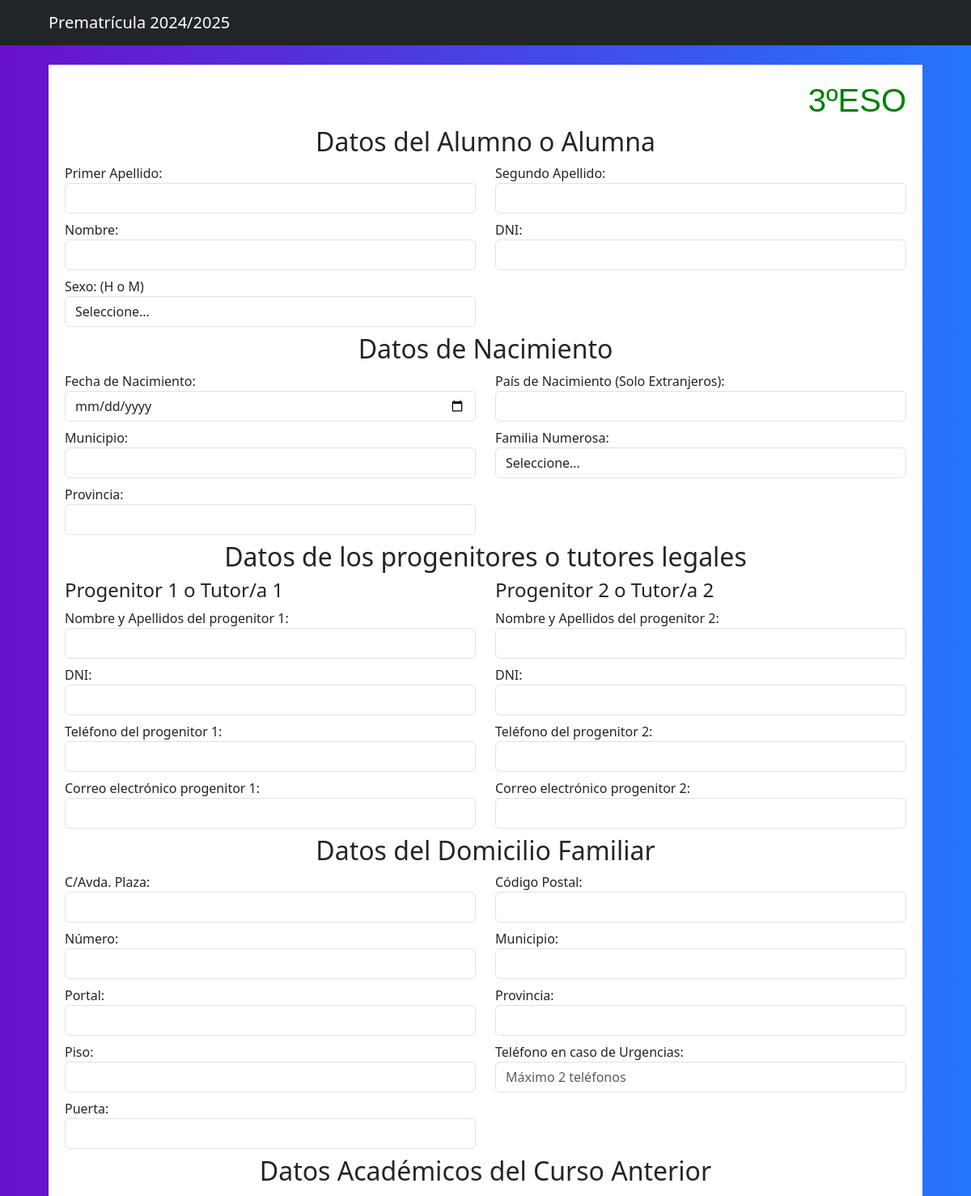
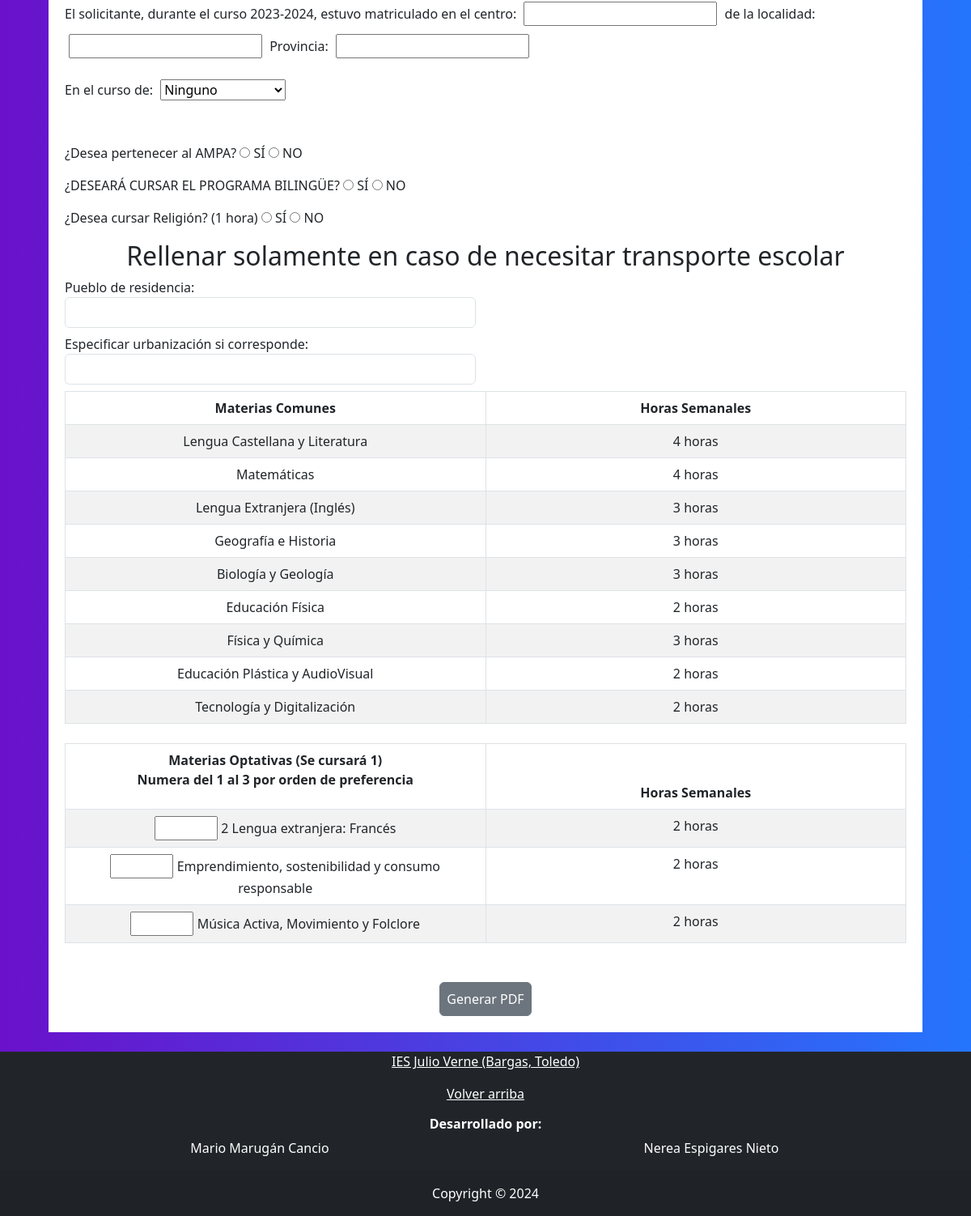
The page /prematricula/cursos/ESO/3ESO.php on the database its author committed (2 pictures, top to bottom).
### tables this page shows
CREATE TABLE Asignaturas(
	cod_asignatura INT PRIMARY KEY AUTO_INCREMENT,
    nombre VARCHAR(100) NOT NULL,
    horas INT NOT NULL,
    curso VARCHAR(30) NOT NULL,
    tipo VARCHAR(40)
);

### prematricula/cursos/ESO/3ESO.php (the view, shortened to what this page needs)
<!DOCTYPE html>
<html lang="en">
<head>
    <link rel="stylesheet" href="../../../css/bootstrap.min.css">
    <link rel="stylesheet" type="text/css" href="../../../css/app.css">
  <link rel="stylesheet" type="text/css" href="../../../css/prematriculas.css">
    <link href="https://cdn.jsdelivr.net/npm/bootstrap@5.3.0-alpha3/dist/css/bootstrap.min.css" rel="stylesheet">
    <?php
        require('../../../archivosComunes/conexion.php');
    ?>
</head>
<body>
<?php
include('navESO.php');
?>
    <div class="fondo">
        <div class="matricula mt-4">
            <h1 style="text-align: right; color: green; font-family: 'Franklin Gothic Medium', 'Arial Narrow', Arial, sans-serif;">3ºESO</h1>
            <form id="matriculas" action="../../generate_pdf.php" method="post">
                <?php
                    include('../formularioComun.php');
                ?>
                <div class="form-group mb-2">
                <p>¿DESEARÁ CURSAR EL PROGRAMA BILINGÜE?
                    <?php if($bilingue == "SI"){
                        echo '<input type="radio" id="bilingue_si" name="bilingue" value="SI" checked> SÍ ';
                        echo '<input type="radio" id="bilingue_no" name="bilingue" value="NO"> NO</p>';
                    }else if($bilingue == "NO"){
                        echo '<input type="radio" id="bilingue_si" name="bilingue" value="SI"> SÍ ';
                        echo '<input type="radio" id="bilingue_no" name="bilingue" value="NO" checked> NO</p>';
                    }else{
                        echo '<input type="radio" id="bilingue_si" name="bilingue" value="SI"> SÍ ';
                        echo '<input type="radio" id="bilingue_no" name="bilingue" value="NO"> NO</p>';
                    }
                    ?>
                                    </div>
                <div class="form-group mb-2">
                <p>¿Desea cursar Religión? (1 hora)
                <?php if($religion == "SI"){
                        echo '<input type="radio" id="religion_si" name="religion" value="SI" checked> SÍ ';
                        echo '<input type="radio" id="religion_no" name="religion" value="NO"> NO</p>';
                    }else if($religion == "NO"){
                            echo '<input type="radio" id="religion_si" name="religion" value="SI"> SÍ ';
                            echo '<input type="radio" id="religion_no" name="religion" value="NO" checked> NO</p>';
                    }else{
                        echo '<input type="radio" id="religion_si" name="religion" value="SI"> SÍ ';
                        echo '<input type="radio" id="religion_no" name="religion" value="NO"> NO</p>';
                    }
                    ?>
                </div>
                <h2 class="text-center">Rellenar solamente en caso de necesitar transporte escolar</h2>
<div class="row">
    <div class="col-md-6">
        <div class="form-group mb-2">
            <label for="pueblo_transporte">Pueblo de residencia:</label>
            <input class="form-control" type="text" id="pueblo_transporte" name="pueblo_transporte" value="<?php echo $pueblo_transporte; ?>">
        </div>
        <div class="form-group mb-2">
            <label for="urbanizacion_transporte">Especificar urbanización si corresponde:</label>
            <input class="form-control" type="text" id="urbanizacion_transporte" name="urbanizacion_transporte" value="<?php echo $urbanizacion_transporte; ?>">
        </div>
    </div>
</div>
                <div class="form-group mb-4">
                <table class="table table-bordered table-striped table-hover text-center">
                    <thead>
                        <tr>
                            <th scope="col">Materias Comunes</th>
                            <th scope="col">Horas Semanales</th>
                        </tr>
                    </thead>
                    <tbody>
                        <?php
                            $select = "SELECT cod_asignatura, nombre, horas, curso, tipo FROM Asignaturas WHERE curso LIKE '3ESO' AND tipo LIKE '%comunes'";
                            $resul = $db->query($select);
                            while ($asignatura = $resul->fetch(PDO::FETCH_ASSOC)) {
                                echo '<tr>';
                                    echo '<td id="asignaturas_comumnes'.$asignatura['cod_asignatura'].'">'.$asignatura['nombre'].'</td>';
                                    echo '<td id="horas_comumnes'.$asignatura['cod_asignatura'].'">'.$asignatura['horas'].' horas</td>';
                                echo "</tr>";
                            }
                        ?>
                    </tbody>
                </table>
                </div>
                <div class="form-group mb-5">
                <table class="table table-bordered table-striped table-hover text-center">
                    <thead>
                        <tr>
                            <th scope="col">Materias Optativas (Se cursará 1)
                                <p>Numera del 1 al 3 por orden de preferencia</p>
                            </th>
                            <th scope="col">Horas Semanales</th>
                        </tr>
                    </thead>
                    <tbody>
                    <?php
                            $select = "SELECT cod_asignatura, nombre, horas, curso, tipo FROM Asignaturas WHERE curso LIKE '3ESO' AND tipo LIKE '%optativas'";
                            $resul = $db->query($select);
                            $idClasesOptativas = 1;
                            while ($asignatura = $resul->fetch(PDO::FETCH_ASSOC)) {
                                if(count($asignaturasOptativas)>0){
                                $i=0;
                                while($i < count($asignaturasOptativas)){
                                    if($asignaturasOptativas[$i] == $asignatura['cod_asignatura']){
                                        echo '<tr>';
                                            echo '<td id="'.$idClasesOptativas++.'_optativas"> <input class="clasesOptativas" type="number" name="materias_optativas" min="1" max="3" value='.$asignaturasOptativasPreferencias[$i].'> '.$asignatura['nombre'].'</td>';
                                            echo '<td id="horas_optativas'.$asignatura['cod_asignatura'].'">'.$asignatura['horas'].' horas</td>';
                                        echo "</tr>";
                                    }
                                    $i = $i + 1;
                                }
                            }else{
                                        echo '<tr>';
                                            echo '<td id="'.$idClasesOptativas++.'_optativas"> <input class="clasesOptativas" type="number" name="materias_optativas" min="1" max="3"> '.$asignatura['nombre'].'</td>';
                                            echo '<td id="horas_optativas'.$asignatura['cod_asignatura'].'">'.$asignatura['horas'].' horas</td>';
                                        echo "</tr>";
                            }
                            }
                        ?>
                    </tbody>
                </table>
                </div>
                <div class="d-flex w-100 justify-content-center">
                <button type="button" onclick="validarDatos()" class="btn btn-secondary p-2">Generar PDF</button>
                </div>
            </form>
        </div>
    </div>
    <?php
    include('./../../footer.php');
    ?>
</body>
</html>

### css/app.css (style rules this page uses)
html { box-sizing: border-box; }
*, *:before, *:after { box-sizing: inherit; }
body { font-family: Verdana, Geneva, Tahoma, sans-serif; font-size: 1.6rem; line-height: 2; color: white; background: -webkit-linear-gradient(to right, rgba(106, 17, 203, 1), rgba(37, 117, 252, 1)); background: linear-gradient(to right, rgba(106, 17, 203, 1), rgba(37, 117, 252, 1)); }

### css/prematriculas.css (style rules this page uses)
.fondo { display: flex; justify-content: center; }
.matricula { width: 90%; background-color: white; padding: 20px; }
table, thead, th, tbody,tr, td { border-width: 1px; border: 1px solid black; border-collapse: collapse; width: 50%; }

### rows shown on the page
asignaturas: nombre "Lengua Castellana y Literatura", horas "4"
asignaturas: nombre "Matemáticas", horas "4"
asignaturas: nombre "Lengua Extranjera (Inglés)", horas "3"
asignaturas: nombre "Geografía e Historia", horas "3"
asignaturas: nombre "Biología y Geología", horas "3"
asignaturas: nombre "Educación Física", horas "2"
asignaturas: nombre "Física y Química", horas "3"
asignaturas: nombre "Educación Plástica y AudioVisual", horas "2"
asignaturas: nombre "Tecnología y Digitalización", horas "2"
asignaturas: nombre "2 Lengua extranjera: Francés", horas "2"
asignaturas: nombre "Emprendimiento, sostenibilidad y consumo responsable", horas "2"
asignaturas: nombre "Música Activa, Movimiento y Folclore", horas "2"
